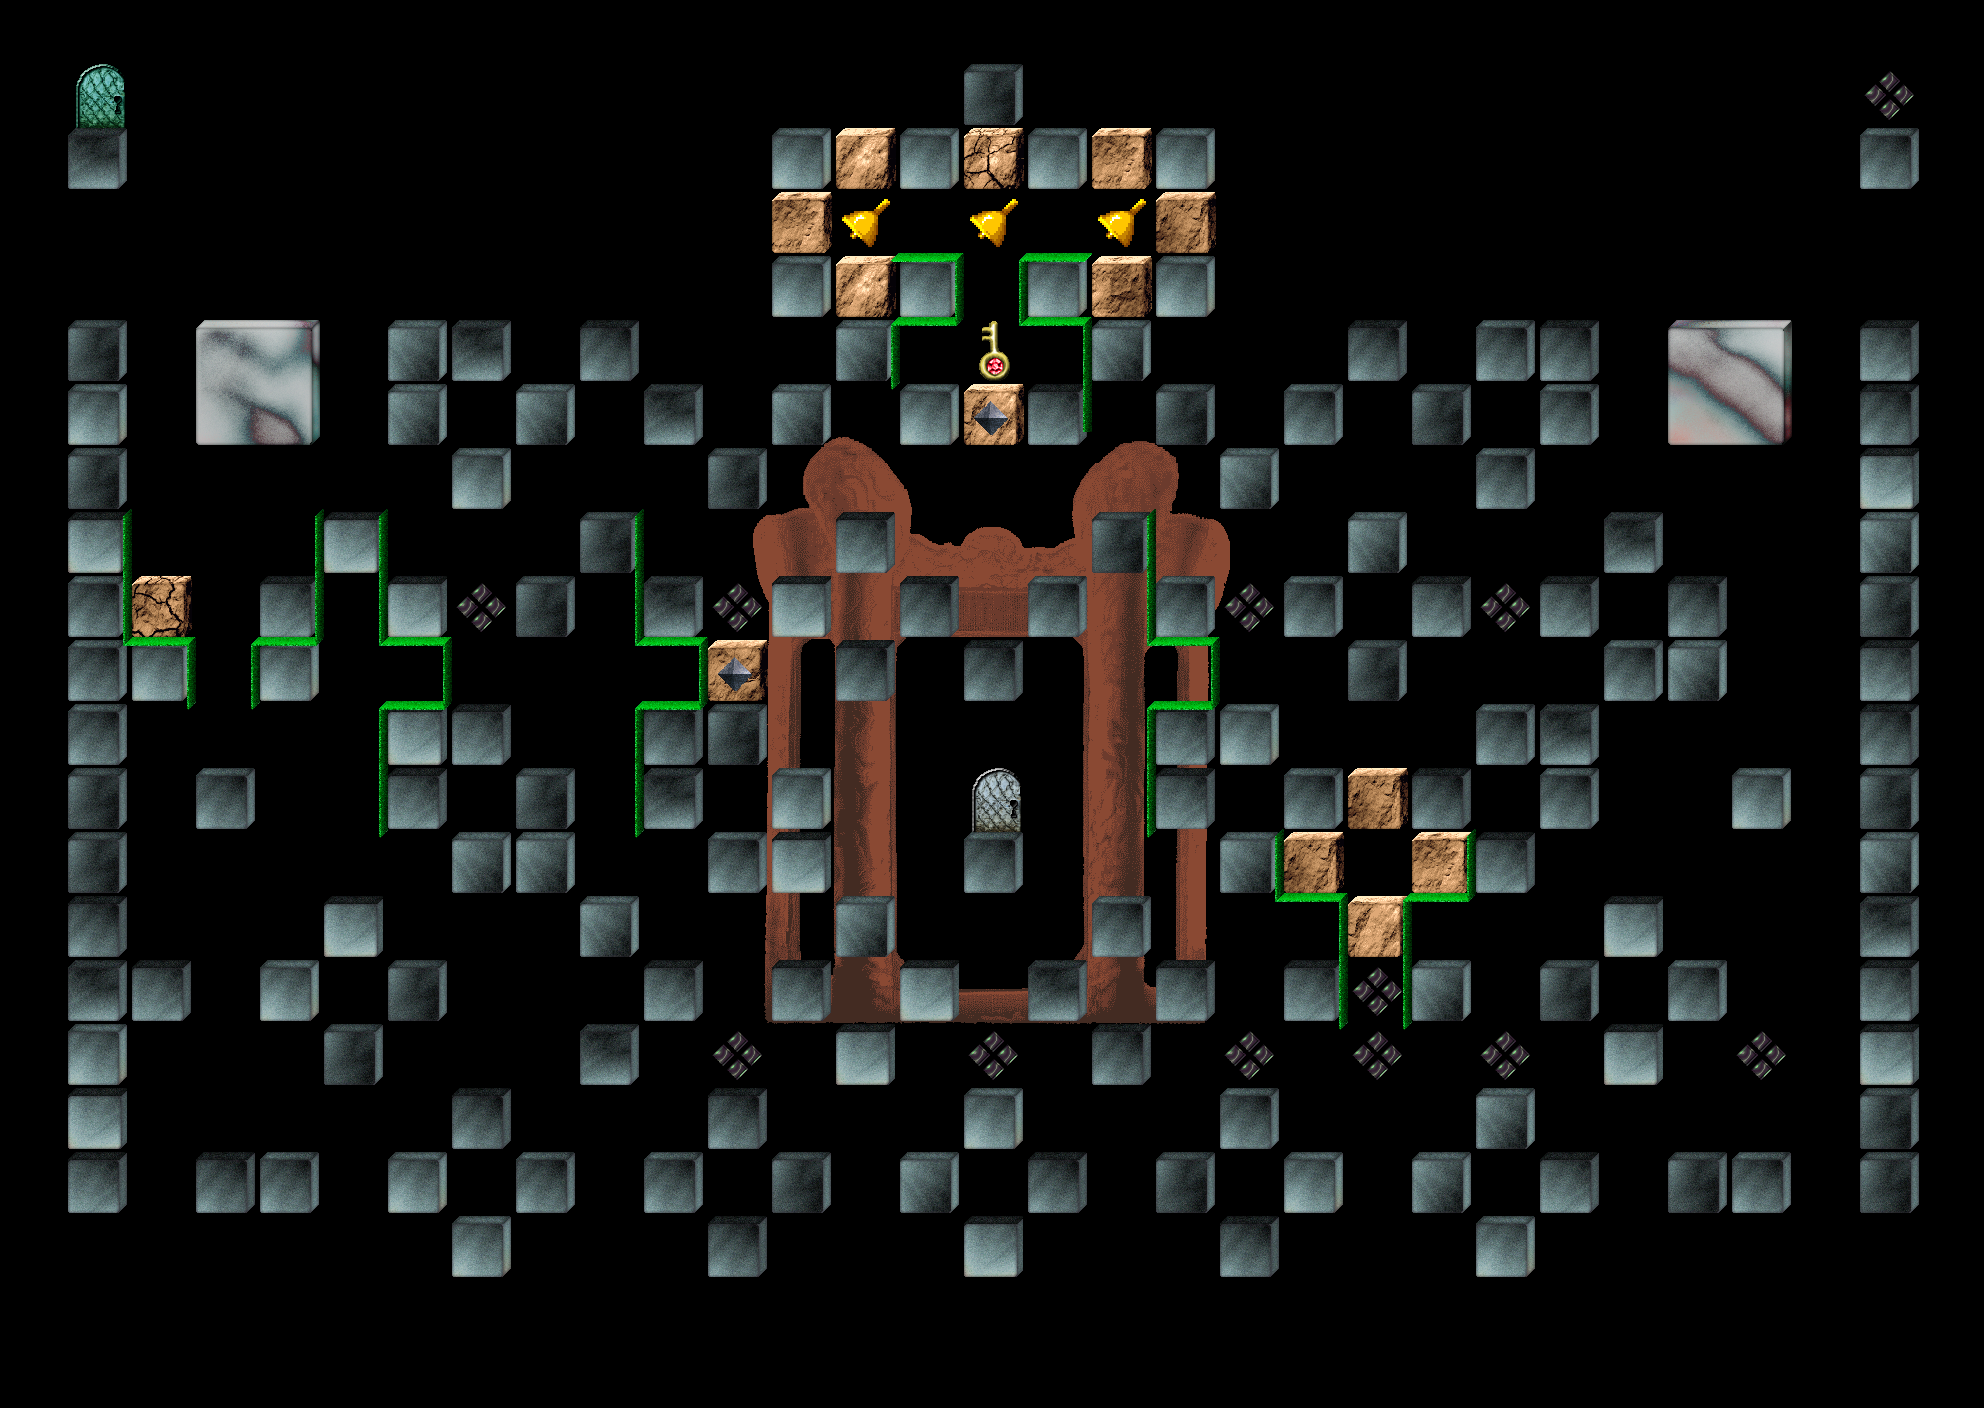

Rendered tile map (Tiled .tmx) drawn with the repository's tilesets; below, a short description and the map source with its tile grids summarised:
An orthogonal 31x22 tile map with 64x64 px tiles, 5 tile layers (Hidden Items, Items, Blocks, BlockExtras, ...), 4 tilesets, 1 image layer and 13 objects (Dana0, Dana1, Teleporter).

<map version="1.8" tiledversion="1.11.0" orientation="orthogonal" renderorder="right-down" width="31" height="22" tilewidth="64" tileheight="64" infinite="0" nextlayerid="12" nextobjectid="82">
 <tileset firstgid="1" source="../StaticObjects.tsx" />
 <tileset firstgid="89" source="../BoxDrawing.tsx" />
 <tileset firstgid="105" source="../BlocksConnected.tsx" />
 <tileset firstgid="121" source="../BlocksLarge.tsx" />
 <imagelayer id="5" name="Background" offsetx="736" offsety="384">
  <image source="../../Backgrounds/gate.png" width="512" height="640" />
 </imagelayer>
 <layer id="4" name="Hidden Items" width="31" height="22">
  <data>[682 cells, 0 non-empty, 0 distinct tile ids]</data>
 </layer>
 <layer id="2" name="Items" width="31" height="22">
  <data>[682 cells, 17 non-empty, 4 distinct tile ids]</data>
 </layer>
 <layer id="1" name="Blocks" width="31" height="22">
  <data>[682 cells, 191 non-empty, 27 distinct tile ids]</data>
 </layer>
 <layer id="10" name="BlockExtras" width="31" height="22">
  <data>[682 cells, 2 non-empty, 1 distinct tile ids]</data>
 </layer>
 <layer id="9" name="Walls" width="31" height="22" offsetx="-16" offsety="-16">
  <data>[682 cells, 54 non-empty, 9 distinct tile ids]</data>
 </layer>
 <objectgroup id="3" name="Actors">
  <object id="17" template="../Dana.tx" name="Dana0" x="224" y="1152">
   <properties>
    <property name="Speed" type="float" value="300" />
   </properties>
  </object>
  <object id="59" template="../Dana.tx" name="Dana1" x="928" y="384">
   <properties>
    <property name="Speed" type="float" value="300" />
   </properties>
  </object>
  <object id="20" template="../Teleporter.tx" type="Teleporter" x="224" y="608">
   <properties>
    <property name="Destination" type="object" value="23" />
   </properties>
  </object>
  <object id="23" template="../Teleporter.tx" x="992" y="288">
   <properties>
    <property name="Destination" type="object" value="24" />
   </properties>
  </object>
  <object id="24" template="../Teleporter.tx" x="1376" y="864">
   <properties>
    <property name="Destination" type="object" value="20" />
   </properties>
  </object>
  <object id="41" template="../Spark.tx" x="416" y="1120" visible="1">
   <properties>
    <property name="FaceDirection" propertytype="Direction" value="Right" />
    <property name="Speed" type="float" value="3" />
   </properties>
  </object>
  <object id="42" template="../Spark.tx" x="672" y="1120" visible="1">
   <properties>
    <property name="FaceDirection" propertytype="Direction" value="Right" />
    <property name="Speed" type="float" value="3" />
   </properties>
  </object>
  <object id="43" template="../Spark.tx" x="928" y="1120" visible="1">
   <properties>
    <property name="FaceDirection" propertytype="Direction" value="Right" />
    <property name="Speed" type="float" value="3" />
   </properties>
  </object>
  <object id="44" template="../Spark.tx" x="1056" y="1120" visible="1">
   <properties>
    <property name="Chirality" propertytype="Chirality" value="CounterClockwise" />
    <property name="Clockwise" type="bool" value="false" />
    <property name="FaceDirection" value="Left" />
    <property name="Speed" type="float" value="3" />
   </properties>
  </object>
  <object id="45" template="../Spark.tx" x="1312" y="1120" visible="1">
   <properties>
    <property name="Chirality" propertytype="Chirality" value="CounterClockwise" />
    <property name="Clockwise" type="bool" value="false" />
    <property name="FaceDirection" value="Left" />
    <property name="Speed" type="float" value="3" />
   </properties>
  </object>
  <object id="46" template="../Spark.tx" x="1568" y="1120" visible="1">
   <properties>
    <property name="Chirality" propertytype="Chirality" value="CounterClockwise" />
    <property name="Clockwise" type="bool" value="false" />
    <property name="FaceDirection" value="Left" />
    <property name="Speed" type="float" value="3" />
   </properties>
  </object>
  <object id="47" template="../Spark.tx" x="288" y="928" visible="1">
   <properties>
    <property name="FaceDirection" propertytype="Direction" value="Right" />
    <property name="Speed" type="float" value="3" />
   </properties>
  </object>
  <object id="48" template="../Spark.tx" x="1696" y="928" visible="1">
   <properties>
    <property name="Chirality" propertytype="Chirality" value="CounterClockwise" />
    <property name="Clockwise" type="bool" value="false" />
    <property name="FaceDirection" value="Left" />
    <property name="Speed" type="float" value="3" />
   </properties>
  </object>
 </objectgroup>
</map>
